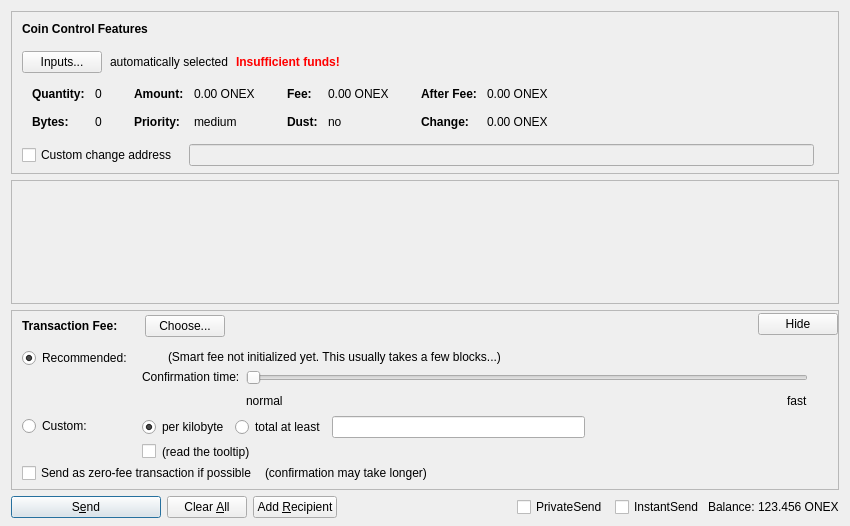
<?xml version="1.0" encoding="UTF-8"?>
<ui version="4.0">
 <class>SendCoinsDialog</class>
 <widget class="QDialog" name="SendCoinsDialog">
  <property name="geometry">
   <rect>
    <x>0</x>
    <y>0</y>
    <width>850</width>
    <height>526</height>
   </rect>
  </property>
  <property name="windowTitle">
   <string>Send Coins</string>
  </property>
  <layout class="QVBoxLayout" name="verticalLayout" stretch="0,1,0,0">
   <property name="bottomMargin">
    <number>8</number>
   </property>
   <item>
    <widget class="QFrame" name="frameCoinControl">
     <property name="sizePolicy">
      <sizepolicy hsizetype="Expanding" vsizetype="Expanding">
       <horstretch>0</horstretch>
       <verstretch>0</verstretch>
      </sizepolicy>
     </property>
     <property name="maximumSize">
      <size>
       <width>16777215</width>
       <height>16777215</height>
      </size>
     </property>
     <property name="frameShape">
      <enum>QFrame::StyledPanel</enum>
     </property>
     <property name="frameShadow">
      <enum>QFrame::Sunken</enum>
     </property>
     <layout class="QVBoxLayout" name="verticalLayoutCoinControl2">
      <property name="spacing">
       <number>0</number>
      </property>
      <property name="leftMargin">
       <number>0</number>
      </property>
      <property name="topMargin">
       <number>0</number>
      </property>
      <property name="rightMargin">
       <number>0</number>
      </property>
      <property name="bottomMargin">
       <number>6</number>
      </property>
      <item>
       <layout class="QVBoxLayout" name="verticalLayoutCoinControl" stretch="0,0,0,0,1">
        <property name="spacing">
         <number>0</number>
        </property>
        <property name="leftMargin">
         <number>10</number>
        </property>
        <property name="topMargin">
         <number>10</number>
        </property>
        <item>
         <layout class="QHBoxLayout" name="horizontalLayoutCoinControl1">
          <property name="bottomMargin">
           <number>15</number>
          </property>
          <item>
           <widget class="QLabel" name="labelCoinControlFeatures">
            <property name="sizePolicy">
             <sizepolicy hsizetype="Preferred" vsizetype="Maximum">
              <horstretch>0</horstretch>
              <verstretch>0</verstretch>
             </sizepolicy>
            </property>
            <property name="font">
             <font>
              <weight>75</weight>
              <bold>true</bold>
             </font>
            </property>
            <property name="styleSheet">
             <string notr="true">font-weight:bold;</string>
            </property>
            <property name="text">
             <string>Coin Control Features</string>
            </property>
           </widget>
          </item>
         </layout>
        </item>
        <item>
         <layout class="QHBoxLayout" name="horizontalLayoutCoinControl2" stretch="0,0,0,0">
          <property name="spacing">
           <number>8</number>
          </property>
          <property name="bottomMargin">
           <number>10</number>
          </property>
          <item>
           <widget class="QPushButton" name="pushButtonCoinControl">
            <property name="styleSheet">
             <string notr="true"/>
            </property>
            <property name="text">
             <string>Inputs...</string>
            </property>
            <property name="autoDefault">
             <bool>false</bool>
            </property>
           </widget>
          </item>
          <item>
           <widget class="QLabel" name="labelCoinControlAutomaticallySelected">
            <property name="text">
             <string>automatically selected</string>
            </property>
            <property name="margin">
             <number>5</number>
            </property>
           </widget>
          </item>
          <item>
           <widget class="QLabel" name="labelCoinControlInsuffFunds">
            <property name="font">
             <font>
              <weight>75</weight>
              <bold>true</bold>
             </font>
            </property>
            <property name="styleSheet">
             <string notr="true">color:red;font-weight:bold;</string>
            </property>
            <property name="text">
             <string>Insufficient funds!</string>
            </property>
            <property name="margin">
             <number>5</number>
            </property>
           </widget>
          </item>
          <item>
           <spacer name="horizontalSpacerCoinControl">
            <property name="orientation">
             <enum>Qt::Horizontal</enum>
            </property>
            <property name="sizeHint" stdset="0">
             <size>
              <width>40</width>
              <height>1</height>
             </size>
            </property>
           </spacer>
          </item>
         </layout>
        </item>
        <item>
         <widget class="QWidget" name="widgetCoinControl" native="true">
          <property name="sizePolicy">
           <sizepolicy hsizetype="Preferred" vsizetype="Preferred">
            <horstretch>0</horstretch>
            <verstretch>0</verstretch>
           </sizepolicy>
          </property>
          <property name="minimumSize">
           <size>
            <width>0</width>
            <height>0</height>
           </size>
          </property>
          <property name="styleSheet">
           <string notr="true"/>
          </property>
          <layout class="QHBoxLayout" name="horizontalLayoutCoinControl5">
           <property name="leftMargin">
            <number>0</number>
           </property>
           <property name="topMargin">
            <number>0</number>
           </property>
           <property name="rightMargin">
            <number>0</number>
           </property>
           <property name="bottomMargin">
            <number>0</number>
           </property>
           <item>
            <layout class="QHBoxLayout" name="horizontalLayoutCoinControl3" stretch="0,0,0,1">
             <property name="spacing">
              <number>20</number>
             </property>
             <property name="topMargin">
              <number>0</number>
             </property>
             <property name="bottomMargin">
              <number>10</number>
             </property>
             <item>
              <layout class="QFormLayout" name="formLayoutCoinControl1">
               <property name="horizontalSpacing">
                <number>10</number>
               </property>
               <property name="verticalSpacing">
                <number>14</number>
               </property>
               <property name="leftMargin">
                <number>10</number>
               </property>
               <property name="topMargin">
                <number>4</number>
               </property>
               <property name="rightMargin">
                <number>6</number>
               </property>
               <item row="0" column="0">
                <widget class="QLabel" name="labelCoinControlQuantityText">
                 <property name="font">
                  <font>
                   <weight>75</weight>
                   <bold>true</bold>
                  </font>
                 </property>
                 <property name="text">
                  <string>Quantity:</string>
                 </property>
                 <property name="margin">
                  <number>0</number>
                 </property>
                </widget>
               </item>
               <item row="0" column="1">
                <widget class="QLabel" name="labelCoinControlQuantity">
                 <property name="cursor">
                  <cursorShape>IBeamCursor</cursorShape>
                 </property>
                 <property name="contextMenuPolicy">
                  <enum>Qt::ActionsContextMenu</enum>
                 </property>
                 <property name="text">
                  <string notr="true">0</string>
                 </property>
                 <property name="margin">
                  <number>0</number>
                 </property>
                 <property name="textInteractionFlags">
                  <set>Qt::LinksAccessibleByMouse|Qt::TextSelectableByKeyboard|Qt::TextSelectableByMouse</set>
                 </property>
                </widget>
               </item>
               <item row="1" column="0">
                <widget class="QLabel" name="labelCoinControlBytesText">
                 <property name="font">
                  <font>
                   <weight>75</weight>
                   <bold>true</bold>
                  </font>
                 </property>
                 <property name="text">
                  <string>Bytes:</string>
                 </property>
                </widget>
               </item>
               <item row="1" column="1">
                <widget class="QLabel" name="labelCoinControlBytes">
                 <property name="cursor">
                  <cursorShape>IBeamCursor</cursorShape>
                 </property>
                 <property name="contextMenuPolicy">
                  <enum>Qt::ActionsContextMenu</enum>
                 </property>
                 <property name="text">
                  <string notr="true">0</string>
                 </property>
                 <property name="textInteractionFlags">
                  <set>Qt::LinksAccessibleByMouse|Qt::TextSelectableByKeyboard|Qt::TextSelectableByMouse</set>
                 </property>
                </widget>
               </item>
              </layout>
             </item>
             <item>
              <layout class="QFormLayout" name="formLayoutCoinControl2">
               <property name="horizontalSpacing">
                <number>10</number>
               </property>
               <property name="verticalSpacing">
                <number>14</number>
               </property>
               <property name="leftMargin">
                <number>6</number>
               </property>
               <property name="topMargin">
                <number>4</number>
               </property>
               <property name="rightMargin">
                <number>6</number>
               </property>
               <item row="0" column="0">
                <widget class="QLabel" name="labelCoinControlAmountText">
                 <property name="font">
                  <font>
                   <weight>75</weight>
                   <bold>true</bold>
                  </font>
                 </property>
                 <property name="text">
                  <string>Amount:</string>
                 </property>
                 <property name="margin">
                  <number>0</number>
                 </property>
                </widget>
               </item>
               <item row="0" column="1">
                <widget class="QLabel" name="labelCoinControlAmount">
                 <property name="cursor">
                  <cursorShape>IBeamCursor</cursorShape>
                 </property>
                 <property name="contextMenuPolicy">
                  <enum>Qt::ActionsContextMenu</enum>
                 </property>
                 <property name="text">
                  <string notr="true">0.00 ONEX</string>
                 </property>
                 <property name="textInteractionFlags">
                  <set>Qt::LinksAccessibleByMouse|Qt::TextSelectableByKeyboard|Qt::TextSelectableByMouse</set>
                 </property>
                </widget>
               </item>
               <item row="1" column="0">
                <widget class="QLabel" name="labelCoinControlPriorityText">
                 <property name="font">
                  <font>
                   <weight>75</weight>
                   <bold>true</bold>
                  </font>
                 </property>
                 <property name="text">
                  <string>Priority:</string>
                 </property>
                </widget>
               </item>
               <item row="1" column="1">
                <widget class="QLabel" name="labelCoinControlPriority">
                 <property name="cursor">
                  <cursorShape>IBeamCursor</cursorShape>
                 </property>
                 <property name="contextMenuPolicy">
                  <enum>Qt::ActionsContextMenu</enum>
                 </property>
                 <property name="text">
                  <string>medium</string>
                 </property>
                 <property name="textInteractionFlags">
                  <set>Qt::LinksAccessibleByMouse|Qt::TextSelectableByKeyboard|Qt::TextSelectableByMouse</set>
                 </property>
                </widget>
               </item>
              </layout>
             </item>
             <item>
              <layout class="QFormLayout" name="formLayoutCoinControl3">
               <property name="horizontalSpacing">
                <number>10</number>
               </property>
               <property name="verticalSpacing">
                <number>14</number>
               </property>
               <property name="leftMargin">
                <number>6</number>
               </property>
               <property name="topMargin">
                <number>4</number>
               </property>
               <property name="rightMargin">
                <number>6</number>
               </property>
               <item row="0" column="0">
                <widget class="QLabel" name="labelCoinControlFeeText">
                 <property name="font">
                  <font>
                   <weight>75</weight>
                   <bold>true</bold>
                  </font>
                 </property>
                 <property name="text">
                  <string>Fee:</string>
                 </property>
                 <property name="margin">
                  <number>0</number>
                 </property>
                </widget>
               </item>
               <item row="0" column="1">
                <widget class="QLabel" name="labelCoinControlFee">
                 <property name="cursor">
                  <cursorShape>IBeamCursor</cursorShape>
                 </property>
                 <property name="contextMenuPolicy">
                  <enum>Qt::ActionsContextMenu</enum>
                 </property>
                 <property name="text">
                  <string notr="true">0.00 ONEX</string>
                 </property>
                 <property name="textInteractionFlags">
                  <set>Qt::LinksAccessibleByMouse|Qt::TextSelectableByKeyboard|Qt::TextSelectableByMouse</set>
                 </property>
                </widget>
               </item>
               <item row="1" column="0">
                <widget class="QLabel" name="labelCoinControlLowOutputText">
                 <property name="font">
                  <font>
                   <weight>75</weight>
                   <bold>true</bold>
                  </font>
                 </property>
                 <property name="text">
                  <string>Dust:</string>
                 </property>
                </widget>
               </item>
               <item row="1" column="1">
                <widget class="QLabel" name="labelCoinControlLowOutput">
                 <property name="cursor">
                  <cursorShape>IBeamCursor</cursorShape>
                 </property>
                 <property name="contextMenuPolicy">
                  <enum>Qt::ActionsContextMenu</enum>
                 </property>
                 <property name="text">
                  <string>no</string>
                 </property>
                 <property name="textInteractionFlags">
                  <set>Qt::LinksAccessibleByMouse|Qt::TextSelectableByKeyboard|Qt::TextSelectableByMouse</set>
                 </property>
                </widget>
               </item>
              </layout>
             </item>
             <item>
              <layout class="QFormLayout" name="formLayoutCoinControl4">
               <property name="horizontalSpacing">
                <number>10</number>
               </property>
               <property name="verticalSpacing">
                <number>14</number>
               </property>
               <property name="leftMargin">
                <number>6</number>
               </property>
               <property name="topMargin">
                <number>4</number>
               </property>
               <property name="rightMargin">
                <number>6</number>
               </property>
               <item row="0" column="0">
                <widget class="QLabel" name="labelCoinControlAfterFeeText">
                 <property name="font">
                  <font>
                   <weight>75</weight>
                   <bold>true</bold>
                  </font>
                 </property>
                 <property name="text">
                  <string>After Fee:</string>
                 </property>
                 <property name="margin">
                  <number>0</number>
                 </property>
                </widget>
               </item>
               <item row="0" column="1">
                <widget class="QLabel" name="labelCoinControlAfterFee">
                 <property name="cursor">
                  <cursorShape>IBeamCursor</cursorShape>
                 </property>
                 <property name="contextMenuPolicy">
                  <enum>Qt::ActionsContextMenu</enum>
                 </property>
                 <property name="text">
                  <string notr="true">0.00 ONEX</string>
                 </property>
                 <property name="textInteractionFlags">
                  <set>Qt::LinksAccessibleByMouse|Qt::TextSelectableByKeyboard|Qt::TextSelectableByMouse</set>
                 </property>
                </widget>
               </item>
               <item row="1" column="0">
                <widget class="QLabel" name="labelCoinControlChangeText">
                 <property name="font">
                  <font>
                   <weight>75</weight>
                   <bold>true</bold>
                  </font>
                 </property>
                 <property name="text">
                  <string>Change:</string>
                 </property>
                </widget>
               </item>
               <item row="1" column="1">
                <widget class="QLabel" name="labelCoinControlChange">
                 <property name="cursor">
                  <cursorShape>IBeamCursor</cursorShape>
                 </property>
                 <property name="contextMenuPolicy">
                  <enum>Qt::ActionsContextMenu</enum>
                 </property>
                 <property name="text">
                  <string notr="true">0.00 ONEX</string>
                 </property>
                 <property name="textInteractionFlags">
                  <set>Qt::LinksAccessibleByMouse|Qt::TextSelectableByKeyboard|Qt::TextSelectableByMouse</set>
                 </property>
                </widget>
               </item>
              </layout>
             </item>
            </layout>
           </item>
          </layout>
         </widget>
        </item>
        <item>
         <layout class="QHBoxLayout" name="horizontalLayoutCoinControl4" stretch="0,0,0">
          <property name="spacing">
           <number>12</number>
          </property>
          <property name="sizeConstraint">
           <enum>QLayout::SetDefaultConstraint</enum>
          </property>
          <property name="topMargin">
           <number>5</number>
          </property>
          <property name="rightMargin">
           <number>5</number>
          </property>
          <item>
           <widget class="QCheckBox" name="checkBoxCoinControlChange">
            <property name="toolTip">
             <string>If this is activated, but the change address is empty or invalid, change will be sent to a newly generated address.</string>
            </property>
            <property name="text">
             <string>Custom change address</string>
            </property>
           </widget>
          </item>
          <item>
           <widget class="QValidatedLineEdit" name="lineEditCoinControlChange">
            <property name="enabled">
             <bool>false</bool>
            </property>
            <property name="sizePolicy">
             <sizepolicy hsizetype="Expanding" vsizetype="Fixed">
              <horstretch>0</horstretch>
              <verstretch>0</verstretch>
             </sizepolicy>
            </property>
           </widget>
          </item>
          <item>
           <widget class="QLabel" name="labelCoinControlChangeLabel">
            <property name="sizePolicy">
             <sizepolicy hsizetype="Preferred" vsizetype="Expanding">
              <horstretch>0</horstretch>
              <verstretch>0</verstretch>
             </sizepolicy>
            </property>
            <property name="minimumSize">
             <size>
              <width>0</width>
              <height>0</height>
             </size>
            </property>
            <property name="text">
             <string/>
            </property>
            <property name="margin">
             <number>3</number>
            </property>
           </widget>
          </item>
         </layout>
        </item>
        <item>
         <spacer name="verticalSpacerCoinControl">
          <property name="orientation">
           <enum>Qt::Vertical</enum>
          </property>
          <property name="sizeHint" stdset="0">
           <size>
            <width>800</width>
            <height>1</height>
           </size>
          </property>
         </spacer>
        </item>
       </layout>
      </item>
     </layout>
    </widget>
   </item>
   <item>
    <widget class="QScrollArea" name="scrollArea">
     <property name="widgetResizable">
      <bool>true</bool>
     </property>
     <widget class="QWidget" name="scrollAreaWidgetContents">
      <property name="geometry">
       <rect>
        <x>0</x>
        <y>0</y>
        <width>830</width>
        <height>69</height>
       </rect>
      </property>
      <layout class="QVBoxLayout" name="verticalLayout_2" stretch="0,1">
       <property name="leftMargin">
        <number>0</number>
       </property>
       <property name="topMargin">
        <number>0</number>
       </property>
       <property name="rightMargin">
        <number>0</number>
       </property>
       <property name="bottomMargin">
        <number>0</number>
       </property>
       <item>
        <layout class="QVBoxLayout" name="entries">
         <property name="spacing">
          <number>6</number>
         </property>
        </layout>
       </item>
       <item>
        <spacer name="verticalSpacer">
         <property name="orientation">
          <enum>Qt::Vertical</enum>
         </property>
         <property name="sizeHint" stdset="0">
          <size>
           <width>20</width>
           <height>40</height>
          </size>
         </property>
        </spacer>
       </item>
      </layout>
     </widget>
    </widget>
   </item>
   <item>
    <widget class="QFrame" name="frameFee">
     <property name="sizePolicy">
      <sizepolicy hsizetype="Expanding" vsizetype="Expanding">
       <horstretch>0</horstretch>
       <verstretch>0</verstretch>
      </sizepolicy>
     </property>
     <property name="maximumSize">
      <size>
       <width>16777215</width>
       <height>16777215</height>
      </size>
     </property>
     <property name="frameShape">
      <enum>QFrame::StyledPanel</enum>
     </property>
     <property name="frameShadow">
      <enum>QFrame::Sunken</enum>
     </property>
     <layout class="QVBoxLayout" name="verticalLayoutFee1">
      <property name="spacing">
       <number>0</number>
      </property>
      <property name="leftMargin">
       <number>0</number>
      </property>
      <property name="topMargin">
       <number>0</number>
      </property>
      <property name="rightMargin">
       <number>0</number>
      </property>
      <property name="bottomMargin">
       <number>0</number>
      </property>
      <item>
       <layout class="QVBoxLayout" name="verticalLayoutFee2" stretch="0,0,0">
        <property name="spacing">
         <number>0</number>
        </property>
        <property name="leftMargin">
         <number>10</number>
        </property>
        <property name="topMargin">
         <number>0</number>
        </property>
        <item>
         <layout class="QHBoxLayout" name="horizontalLayoutFee1">
          <property name="bottomMargin">
           <number>0</number>
          </property>
          <item>
           <layout class="QVBoxLayout" name="verticalLayoutFee7">
            <property name="spacing">
             <number>0</number>
            </property>
            <item>
             <spacer name="verticalSpacerSmartFee">
              <property name="orientation">
               <enum>Qt::Vertical</enum>
              </property>
              <property name="sizeType">
               <enum>QSizePolicy::Fixed</enum>
              </property>
              <property name="sizeHint" stdset="0">
               <size>
                <width>1</width>
                <height>4</height>
               </size>
              </property>
             </spacer>
            </item>
            <item>
             <layout class="QHBoxLayout" name="horizontalLayoutSmartFee">
              <property name="spacing">
               <number>10</number>
              </property>
              <item>
               <widget class="QLabel" name="labelFeeHeadline">
                <property name="sizePolicy">
                 <sizepolicy hsizetype="Preferred" vsizetype="Maximum">
                  <horstretch>0</horstretch>
                  <verstretch>0</verstretch>
                 </sizepolicy>
                </property>
                <property name="font">
                 <font>
                  <weight>75</weight>
                  <bold>true</bold>
                 </font>
                </property>
                <property name="styleSheet">
                 <string notr="true">font-weight:bold;</string>
                </property>
                <property name="text">
                 <string>Transaction Fee:</string>
                </property>
               </widget>
              </item>
              <item>
               <widget class="QLabel" name="labelFeeMinimized">
                <property name="text">
                 <string/>
                </property>
               </widget>
              </item>
              <item>
               <widget class="QPushButton" name="buttonChooseFee">
                <property name="text">
                 <string>Choose...</string>
                </property>
               </widget>
              </item>
             </layout>
            </item>
            <item>
             <spacer name="verticalSpacer_5">
              <property name="orientation">
               <enum>Qt::Vertical</enum>
              </property>
              <property name="sizeHint" stdset="0">
               <size>
                <width>1</width>
                <height>1</height>
               </size>
              </property>
             </spacer>
            </item>
           </layout>
          </item>
          <item>
           <spacer name="horizontalSpacer_4">
            <property name="orientation">
             <enum>Qt::Horizontal</enum>
            </property>
            <property name="sizeHint" stdset="0">
             <size>
              <width>40</width>
              <height>20</height>
             </size>
            </property>
           </spacer>
          </item>
          <item>
           <widget class="QPushButton" name="buttonMinimizeFee">
            <property name="toolTip">
             <string>collapse fee-settings</string>
            </property>
            <property name="text">
             <string>Hide</string>
            </property>
           </widget>
          </item>
         </layout>
        </item>
        <item>
         <widget class="QFrame" name="frameFeeSelection">
          <layout class="QVBoxLayout" name="verticalLayoutFee12">
           <property name="spacing">
            <number>0</number>
           </property>
           <property name="leftMargin">
            <number>0</number>
           </property>
           <property name="topMargin">
            <number>0</number>
           </property>
           <property name="rightMargin">
            <number>0</number>
           </property>
           <property name="bottomMargin">
            <number>0</number>
           </property>
           <item>
            <layout class="QGridLayout" name="gridLayoutFee">
             <property name="topMargin">
              <number>10</number>
             </property>
             <property name="bottomMargin">
              <number>4</number>
             </property>
             <property name="horizontalSpacing">
              <number>10</number>
             </property>
             <property name="verticalSpacing">
              <number>4</number>
             </property>
             <item row="1" column="1">
              <layout class="QVBoxLayout" name="verticalLayoutFee8">
               <property name="spacing">
                <number>6</number>
               </property>
               <item>
                <layout class="QHBoxLayout" name="horizontalLayoutFee13">
                 <item>
                  <widget class="QRadioButton" name="radioCustomPerKilobyte">
                   <property name="toolTip">
                    <string>If the custom fee is set to 1000 duffs and the transaction is only 250 bytes, then &quot;per kilobyte&quot; only pays 250 duffs in fee,&lt;br /&gt;while &quot;at least&quot; pays 1000 duffs. For transactions bigger than a kilobyte both pay by kilobyte.</string>
                   </property>
                   <property name="text">
                    <string>per kilobyte</string>
                   </property>
                   <property name="checked">
                    <bool>true</bool>
                   </property>
                   <attribute name="buttonGroup">
                    <string notr="true">groupCustomFee</string>
                   </attribute>
                  </widget>
                 </item>
                 <item>
                  <widget class="QRadioButton" name="radioCustomAtLeast">
                   <property name="toolTip">
                    <string>If the custom fee is set to 1000 duffs and the transaction is only 250 bytes, then &quot;per kilobyte&quot; only pays 250 duffs in fee,&lt;br /&gt;while &quot;total at least&quot; pays 1000 duffs. For transactions bigger than a kilobyte both pay by kilobyte.</string>
                   </property>
                   <property name="text">
                    <string>total at least</string>
                   </property>
                   <attribute name="buttonGroup">
                    <string notr="true">groupCustomFee</string>
                   </attribute>
                  </widget>
                 </item>
                 <item>
                  <widget class="BitcoinAmountField" name="customFee"/>
                 </item>
                 <item>
                  <spacer name="horizontalSpacer_6">
                   <property name="orientation">
                    <enum>Qt::Horizontal</enum>
                   </property>
                   <property name="sizeHint" stdset="0">
                    <size>
                     <width>1</width>
                     <height>1</height>
                    </size>
                   </property>
                  </spacer>
                 </item>
                </layout>
               </item>
               <item>
                <layout class="QHBoxLayout" name="horizontalLayoutFee8">
                 <item>
                  <widget class="QCheckBox" name="checkBoxMinimumFee">
                   <property name="toolTip">
                    <string>Paying only the minimum fee is just fine as long as there is less transaction volume than space in the blocks.&lt;br /&gt;But be aware that this can end up in a never confirming transaction once there is more demand for onex transactions than the network can process.</string>
                   </property>
                   <property name="text">
                    <string/>
                   </property>
                  </widget>
                 </item>
                 <item>
                  <widget class="QLabel" name="labelMinFeeWarning">
                   <property name="enabled">
                    <bool>true</bool>
                   </property>
                   <property name="toolTip">
                    <string>Paying only the minimum fee is just fine as long as there is less transaction volume than space in the blocks.&lt;br /&gt;But be aware that this can end up in a never confirming transaction once there is more demand for onex transactions than the network can process.</string>
                   </property>
                   <property name="text">
                    <string>(read the tooltip)</string>
                   </property>
                   <property name="margin">
                    <number>5</number>
                   </property>
                  </widget>
                 </item>
                 <item>
                  <spacer name="horizontalSpacer_2">
                   <property name="orientation">
                    <enum>Qt::Horizontal</enum>
                   </property>
                   <property name="sizeHint" stdset="0">
                    <size>
                     <width>1</width>
                     <height>1</height>
                    </size>
                   </property>
                  </spacer>
                 </item>
                </layout>
               </item>
              </layout>
             </item>
             <item row="0" column="0">
              <layout class="QVBoxLayout" name="verticalLayoutFee4" stretch="0,1">
               <item>
                <widget class="QRadioButton" name="radioSmartFee">
                 <property name="text">
                  <string>Recommended:</string>
                 </property>
                 <property name="checked">
                  <bool>true</bool>
                 </property>
                 <attribute name="buttonGroup">
                  <string notr="true">groupFee</string>
                 </attribute>
                </widget>
               </item>
               <item>
                <spacer name="verticalSpacer_2">
                 <property name="orientation">
                  <enum>Qt::Vertical</enum>
                 </property>
                 <property name="sizeHint" stdset="0">
                  <size>
                   <width>1</width>
                   <height>1</height>
                  </size>
                 </property>
                </spacer>
               </item>
              </layout>
             </item>
             <item row="1" column="0">
              <layout class="QVBoxLayout" name="verticalLayoutFee9" stretch="0,1">
               <item>
                <widget class="QRadioButton" name="radioCustomFee">
                 <property name="text">
                  <string>Custom:</string>
                 </property>
                 <attribute name="buttonGroup">
                  <string notr="true">groupFee</string>
                 </attribute>
                </widget>
               </item>
               <item>
                <spacer name="verticalSpacer_6">
                 <property name="orientation">
                  <enum>Qt::Vertical</enum>
                 </property>
                 <property name="sizeHint" stdset="0">
                  <size>
                   <width>1</width>
                   <height>1</height>
                  </size>
                 </property>
                </spacer>
               </item>
              </layout>
             </item>
             <item row="0" column="1">
              <layout class="QVBoxLayout" name="verticalLayoutFee3" stretch="0,0,1">
               <property name="spacing">
                <number>6</number>
               </property>
               <property name="topMargin">
                <number>2</number>
               </property>
               <item>
                <layout class="QHBoxLayout" name="horizontalLayoutFee12">
                 <item>
                  <widget class="QLabel" name="labelSmartFee">
                   <property name="text">
                    <string/>
                   </property>
                   <property name="margin">
                    <number>2</number>
                   </property>
                  </widget>
                 </item>
                 <item>
                  <widget class="QLabel" name="labelFeeEstimation">
                   <property name="text">
                    <string/>
                   </property>
                  </widget>
                 </item>
                 <item>
                  <widget class="QLabel" name="labelSmartFee2">
                   <property name="text">
                    <string>(Smart fee not initialized yet. This usually takes a few blocks...)</string>
                   </property>
                   <property name="margin">
                    <number>2</number>
                   </property>
                  </widget>
                 </item>
                 <item>
                  <spacer name="horizontalSpacer_5">
                   <property name="orientation">
                    <enum>Qt::Horizontal</enum>
                   </property>
                   <property name="sizeHint" stdset="0">
                    <size>
                     <width>1</width>
                     <height>1</height>
                    </size>
                   </property>
                  </spacer>
                 </item>
                </layout>
               </item>
               <item>
                <layout class="QHBoxLayout" name="horizontalLayoutFee9">
                 <item>
                  <layout class="QVBoxLayout" name="verticalLayoutFee6">
                   <item>
                    <widget class="QLabel" name="labelSmartFee3">
                     <property name="text">
                      <string>Confirmation time:</string>
                     </property>
                     <property name="margin">
                      <number>2</number>
                     </property>
                    </widget>
                   </item>
                   <item>
                    <spacer name="verticalSpacer_3">
                     <property name="orientation">
                      <enum>Qt::Vertical</enum>
                     </property>
                     <property name="sizeHint" stdset="0">
                      <size>
                       <width>1</width>
                       <height>1</height>
                      </size>
                     </property>
                    </spacer>
                   </item>
                  </layout>
                 </item>
                 <item>
                  <layout class="QVBoxLayout" name="verticalLayoutFee5">
                   <property name="rightMargin">
                    <number>30</number>
                   </property>
                   <item>
                    <widget class="QSlider" name="sliderSmartFee">
                     <property name="minimum">
                      <number>0</number>
                     </property>
                     <property name="maximum">
                      <number>24</number>
                     </property>
                     <property name="pageStep">
                      <number>1</number>
                     </property>
                     <property name="value">
                      <number>0</number>
                     </property>
                     <property name="orientation">
                      <enum>Qt::Horizontal</enum>
                     </property>
                     <property name="invertedAppearance">
                      <bool>false</bool>
                     </property>
                     <property name="invertedControls">
                      <bool>false</bool>
                     </property>
                     <property name="tickPosition">
                      <enum>QSlider::NoTicks</enum>
                     </property>
                    </widget>
                   </item>
                   <item>
                    <layout class="QHBoxLayout" name="horizontalLayoutFee10">
                     <item>
                      <widget class="QLabel" name="labelSmartFeeNormal">
                       <property name="text">
                        <string>normal</string>
                       </property>
                      </widget>
                     </item>
                     <item>
                      <spacer name="horizontalSpacer_3">
                       <property name="orientation">
                        <enum>Qt::Horizontal</enum>
                       </property>
                       <property name="sizeHint" stdset="0">
                        <size>
                         <width>40</width>
                         <height>20</height>
                        </size>
                       </property>
                      </spacer>
                     </item>
                     <item>
                      <widget class="QLabel" name="labelSmartFeeFast">
                       <property name="text">
                        <string>fast</string>
                       </property>
                      </widget>
                     </item>
                    </layout>
                   </item>
                  </layout>
                 </item>
                </layout>
               </item>
               <item>
                <spacer name="verticalSpacer_4">
                 <property name="orientation">
                  <enum>Qt::Vertical</enum>
                 </property>
                 <property name="sizeHint" stdset="0">
                  <size>
                   <width>1</width>
                   <height>1</height>
                  </size>
                 </property>
                </spacer>
               </item>
              </layout>
             </item>
            </layout>
           </item>
           <item>
            <layout class="QHBoxLayout" name="horizontalLayoutFee5" stretch="0,0,0">
             <property name="spacing">
              <number>8</number>
             </property>
             <property name="bottomMargin">
              <number>4</number>
             </property>
             <item>
              <widget class="QCheckBox" name="checkBoxFreeTx">
               <property name="text">
                <string>Send as zero-fee transaction if possible</string>
               </property>
              </widget>
             </item>
             <item>
              <widget class="QLabel" name="labelFreeTx">
               <property name="text">
                <string>(confirmation may take longer)</string>
               </property>
               <property name="margin">
                <number>5</number>
               </property>
              </widget>
             </item>
             <item>
              <spacer name="horizontalSpacerFee5">
               <property name="orientation">
                <enum>Qt::Horizontal</enum>
               </property>
               <property name="sizeHint" stdset="0">
                <size>
                 <width>1</width>
                 <height>1</height>
                </size>
               </property>
              </spacer>
             </item>
            </layout>
           </item>
           <item>
            <spacer name="verticalSpacerFee2">
             <property name="orientation">
              <enum>Qt::Vertical</enum>
             </property>
             <property name="sizeHint" stdset="0">
              <size>
               <width>1</width>
               <height>1</height>
              </size>
             </property>
            </spacer>
           </item>
          </layout>
         </widget>
        </item>
        <item>
         <spacer name="verticalSpacerFee">
          <property name="orientation">
           <enum>Qt::Vertical</enum>
          </property>
          <property name="sizeHint" stdset="0">
           <size>
            <width>800</width>
            <height>1</height>
           </size>
          </property>
         </spacer>
        </item>
       </layout>
      </item>
     </layout>
    </widget>
   </item>
   <item>
    <layout class="QHBoxLayout" name="horizontalLayout">
     <item>
      <widget class="QPushButton" name="sendButton">
       <property name="minimumSize">
        <size>
         <width>150</width>
         <height>0</height>
        </size>
       </property>
       <property name="toolTip">
        <string>Confirm the send action</string>
       </property>
       <property name="text">
        <string>S&amp;end</string>
       </property>
       <property name="autoDefault">
        <bool>false</bool>
       </property>
       <property name="default">
        <bool>true</bool>
       </property>
      </widget>
     </item>
     <item>
      <widget class="QPushButton" name="clearButton">
       <property name="sizePolicy">
        <sizepolicy hsizetype="Minimum" vsizetype="Fixed">
         <horstretch>0</horstretch>
         <verstretch>0</verstretch>
        </sizepolicy>
       </property>
       <property name="toolTip">
        <string>Clear all fields of the form.</string>
       </property>
       <property name="text">
        <string>Clear &amp;All</string>
       </property>
       <property name="autoDefault">
        <bool>false</bool>
       </property>
      </widget>
     </item>
     <item>
      <widget class="QPushButton" name="addButton">
       <property name="toolTip">
        <string>Send to multiple recipients at once</string>
       </property>
       <property name="text">
        <string>Add &amp;Recipient</string>
       </property>
       <property name="autoDefault">
        <bool>false</bool>
       </property>
      </widget>
     </item>
     <item>
      <spacer name="horizontalSpacer">
       <property name="orientation">
        <enum>Qt::Horizontal</enum>
       </property>
       <property name="sizeHint" stdset="0">
        <size>
         <width>40</width>
         <height>20</height>
        </size>
       </property>
      </spacer>
     </item>
     <item>
      <layout class="QHBoxLayout" name="horizontalLayout_2">
       <property name="spacing">
        <number>3</number>
       </property>
       <item>
        <widget class="QCheckBox" name="checkUsePrivateSend">
         <property name="minimumSize">
          <size>
           <width>95</width>
           <height>0</height>
          </size>
         </property>
         <property name="text">
          <string>PrivateSend</string>
         </property>
         <property name="checked">
          <bool>false</bool>
         </property>
        </widget>
       </item>
       <item>
        <widget class="QCheckBox" name="checkUseInstantSend">
         <property name="enabled">
          <bool>true</bool>
         </property>
         <property name="minimumSize">
          <size>
           <width>85</width>
           <height>0</height>
          </size>
         </property>
         <property name="text">
          <string>InstantSend</string>
         </property>
        </widget>
       </item>
       <item>
        <widget class="QLabel" name="label">
         <property name="text">
          <string>Balance:</string>
         </property>
        </widget>
       </item>
       <item>
        <widget class="QLabel" name="labelBalance">
         <property name="sizePolicy">
          <sizepolicy hsizetype="Preferred" vsizetype="Fixed">
           <horstretch>0</horstretch>
           <verstretch>0</verstretch>
          </sizepolicy>
         </property>
         <property name="cursor">
          <cursorShape>IBeamCursor</cursorShape>
         </property>
         <property name="text">
          <string notr="true">123.456 ONEX</string>
         </property>
         <property name="textInteractionFlags">
          <set>Qt::LinksAccessibleByMouse|Qt::TextSelectableByKeyboard|Qt::TextSelectableByMouse</set>
         </property>
        </widget>
       </item>
      </layout>
     </item>
    </layout>
   </item>
  </layout>
 </widget>
 <customwidgets>
  <customwidget>
   <class>QValidatedLineEdit</class>
   <extends>QLineEdit</extends>
   <header>qvalidatedlineedit.h</header>
  </customwidget>
  <customwidget>
   <class>BitcoinAmountField</class>
   <extends>QLineEdit</extends>
   <header>bitcoinamountfield.h</header>
   <container>1</container>
  </customwidget>
 </customwidgets>
 <resources>
  <include location="../onex.qrc"/>
 </resources>
 <connections/>
 <buttongroups>
  <buttongroup name="groupCustomFee"/>
  <buttongroup name="groupFee"/>
 </buttongroups>
</ui>
